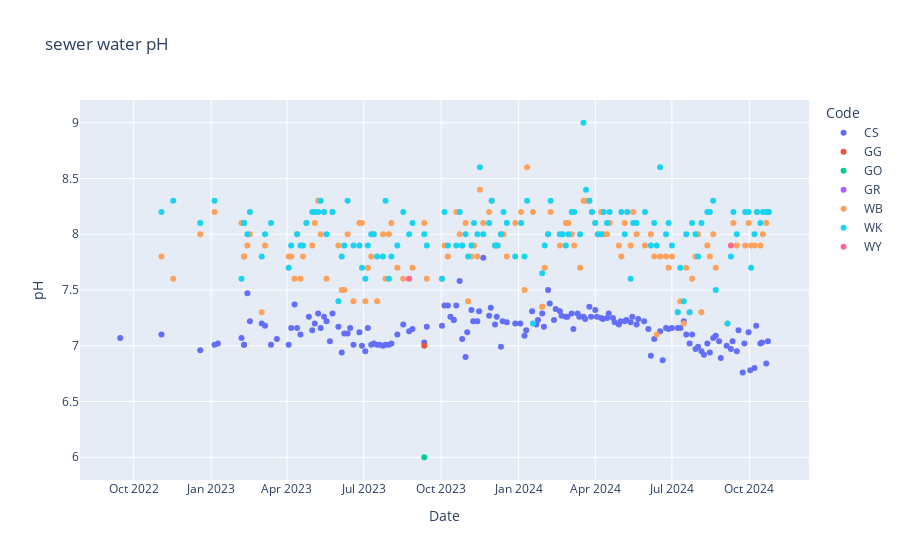

Notebook code for this chart:
### Code cell
px.scatter(PMMoV_df, 
           title = 'sewer water pH',
           x=PMMoV_df['Date'], 
           y=PMMoV_df['pH'],
           color =PMMoV_df['Code'],
           render_mode='svg')

### Figure 1 — Plotly figure (JSON) as saved in the notebook; plotly's stock layout.template omitted (floating-point values rounded to 4 significant figures; data arrays with more than 128 entries replaced by an {"elided": "..."} marker saying what was removed)
{"data": [{"hovertemplate": "Code=CS<br>Date=%{x}<br>pH=%{y}<extra></extra>", "legendgroup": "CS", "marker": {"color": "#636efa", "symbol": "circle"}, "mode": "markers", "name": "CS", "orientation": "v", "showlegend": true, "type": "scatter", "x": {"elided": "160 str values"}, "xaxis": "x", "y": {"elided": "160 float values"}, "yaxis": "y"}, {"hovertemplate": "Code=GG<br>Date=%{x}<br>pH=%{y}<extra></extra>", "legendgroup": "GG", "marker": {"color": "#EF553B", "symbol": "circle"}, "mode": "markers", "name": "GG", "orientation": "v", "showlegend": true, "type": "scatter", "x": {"elided": "164 str values"}, "xaxis": "x", "y": {"elided": "164 int values"}, "yaxis": "y"}, {"hovertemplate": "Code=GO<br>Date=%{x}<br>pH=%{y}<extra></extra>", "legendgroup": "GO", "marker": {"color": "#00cc96", "symbol": "circle"}, "mode": "markers", "name": "GO", "orientation": "v", "showlegend": true, "type": "scatter", "x": {"elided": "162 str values"}, "xaxis": "x", "y": {"elided": "162 int values"}, "yaxis": "y"}, {"hovertemplate": "Code=GR<br>Date=%{x}<br>pH=%{y}<extra></extra>", "legendgroup": "GR", "marker": {"color": "#ab63fa", "symbol": "circle"}, "mode": "markers", "name": "GR", "orientation": "v", "showlegend": true, "type": "scatter", "x": {"elided": "172 str values"}, "xaxis": "x", "y": {"elided": "172 null values"}, "yaxis": "y"}, {"hovertemplate": "Code=WB<br>Date=%{x}<br>pH=%{y}<extra></extra>", "legendgroup": "WB", "marker": {"color": "#FFA15A", "symbol": "circle"}, "mode": "markers", "name": "WB", "orientation": "v", "showlegend": true, "type": "scatter", "x": {"elided": "162 str values"}, "xaxis": "x", "y": {"elided": "162 float values"}, "yaxis": "y"}, {"hovertemplate": "Code=WK<br>Date=%{x}<br>pH=%{y}<extra></extra>", "legendgroup": "WK", "marker": {"color": "#19d3f3", "symbol": "circle"}, "mode": "markers", "name": "WK", "orientation": "v", "showlegend": true, "type": "scatter", "x": {"elided": "158 str values"}, "xaxis": "x", "y": {"elided": "158 float values"}, "yaxis": "y"}, {"hovertemplate": "Code=WY<br>Date=%{x}<br>pH=%{y}<extra></extra>", "legendgroup": "WY", "marker": {"color": "#FF6692", "symbol": "circle"}, "mode": "markers", "name": "WY", "orientation": "v", "showlegend": true, "type": "scatter", "x": {"elided": "161 str values"}, "xaxis": "x", "y": {"elided": "161 float values"}, "yaxis": "y"}], "layout": {"legend": {"title": {"text": "Code"}, "tracegroupgap": 0}, "title": {"text": "sewer water pH"}, "xaxis": {"anchor": "y", "domain": [0, 1], "title": {"text": "Date"}}, "yaxis": {"anchor": "x", "domain": [0, 1], "title": {"text": "pH"}}}}
